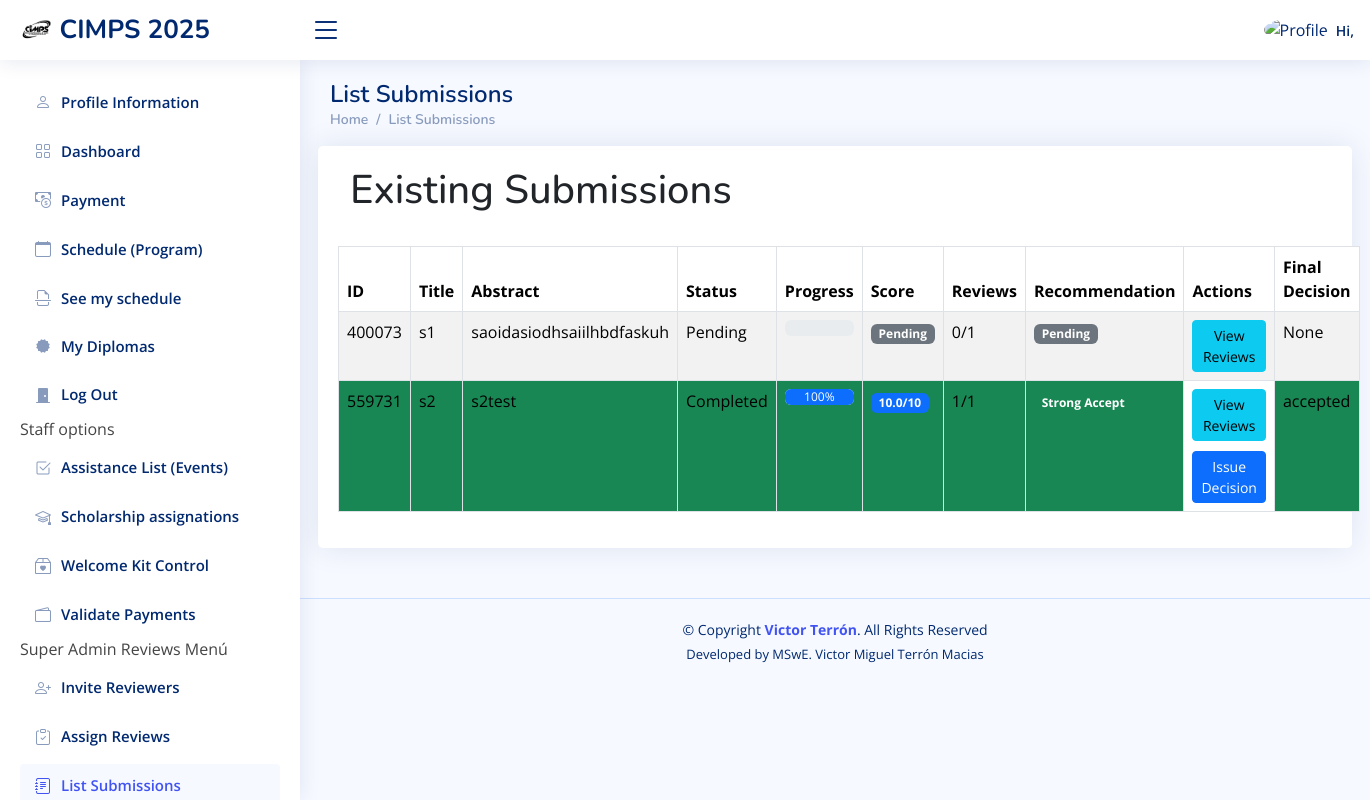
The page /listSubmissions/ (signed in) on the database its author committed.
### mainApplication/models.py (models this page shows, shortened)
class Submission(models.Model):
    PUBLICATION_TYPES = [
        ('IEEE', 'IEEE'),
        ('Springer', 'Springer'),
        ('Other', 'Other'),
    ]
    DECISION_STATUSES = [
        ('pending', 'Pending'),
        ('rejected', 'Rejected'),
        ('minor_changes', 'Accepted with Minor Changes'),
        ('major_changes', 'Accepted with Major Changes'),
        ('accepted', 'Accepted'),
    ]
    submission_id = models.CharField(max_length=6, unique=True, default=generate_random_submission_id)
    user = models.ForeignKey(settings.AUTH_USER_MODEL, on_delete=models.CASCADE, related_name='submissions')
    title = models.CharField(max_length=255)
    publication_type = models.CharField(max_length=50, choices=PUBLICATION_TYPES)
    topic_areas = models.ManyToManyField(TopicArea, related_name='submissions')
    keywords = models.TextField(help_text="Comma-separated keywords.")
    abstract = models.TextField()
    comments = models.TextField(blank=True, null=True)
    created_at = models.DateTimeField(auto_now_add=True)
    updated_at = models.DateTimeField(auto_now=True)
    sent_for_review = models.BooleanField(default=False)
    reviewers = models.ManyToManyField(
        settings.AUTH_USER_MODEL,
        related_name='assigned_submissions',
        blank=True
    )  # Many-to-many relationship with reviewers
    is_withdrawn=models.BooleanField(default=False)
    assigned_reviewers=models.BooleanField(default=False)
    under_review = models.BooleanField(default=False)  # Status for being under review
    decision_issued = models.CharField(max_length=20,choices=DECISION_STATUSES,default='pending')  # Status for final decision issued
    final_decision = models.CharField(
        max_length=20,
        choices=DECISION_STATUSES,
        blank=True,
        null=True
    )
    review_round = models.PositiveIntegerField(default=1)  # Round of review
    def get_completed_reviews_count(self):
        return self.review_set.filter(review_completed=True).count()
    def get_total_reviews_count(self):
        return self.reviewers.count()
    def calculate_average_score(self):
        completed_reviews = self.review_set.filter(review_completed=True)
        if not completed_reviews.exists():
            return None
        review_scores = [review.calculate_score() for review in completed_reviews if review.calculate_score() is not None]
        if not review_scores:  # Si no hay scores válidos después de filtrar None
            return None
        average_score = sum(review_scores) / len(review_scores)
        return round(average_score, 2)
    def get_review_summary(self):
        completed_reviews = self.review_set.filter(review_completed=True)
        total_reviews = completed_reviews.count()
        if not total_reviews:
            return None
        recommendations = {
            'must_accept': 0,
            'clear_accept': 0,
            'marginal_accept': 0,
            'marginal_reject': 0,
            'probable_reject': 0,
            'reject': 0
        }
        for review in completed_reviews:
            recommendations[review.recommendation] += 1
        percentages = {
            key: (count / total_reviews) * 100
            for key, count in recommendations.items()
        }
        return {
            'total_reviews': total_reviews,
            'counts': recommendations,
            'percentages': percentages
        }
    def get_review_status(self):
        total_reviews = self.get_total_reviews_count()
        if total_reviews == 0:
            return "Not Assigned", 0
        completed_reviews = self.get_completed_reviews_count()
        completion_percentage = (completed_reviews / total_reviews) * 100
        if completed_reviews == 0:
            return "Pending", completion_percentage
        elif completed_reviews < total_reviews:
            return "In Progress", completion_percentage
        else:
            return "Completed", completion_percentage
    def get_final_recommendation(self):
        summary = self.get_review_summary()
        if not summary:
            return None
        average_score = self.calculate_average_score()
        if average_score is None:
            return None
        accept_percentage = (
            summary['percentages'].get('must_accept', 0) +
            summary['percentages'].get('clear_accept', 0) +
            summary['percentages'].get('marginal_accept', 0)
        )
        reject_percentage = (
            summary['percentages'].get('reject', 0) +
            summary['percentages'].get('probable_reject', 0) +
            summary['percentages'].get('marginal_reject', 0)
        )
        if average_score >= 8.5 and summary['percentages'].get('must_accept', 0) > 30:
            return "Strong Accept"
        elif average_score >= 7 and accept_percentage > 60:
            return "Accept"
        elif average_score >= 5 and accept_percentage > reject_percentage:
            return "Weak Accept"
        elif average_score < 3 or reject_percentage > 70:
            return "Strong Reject"
        elif reject_percentage > accept_percentage:
            return "Reject"
        else:
            return "Borderline"

### mainApplication/views.py (the view)
# urls.py: path('listSubmissions/', views.listSubmissions, name='listSubmissions'),#revertToDraftStatus
@superuser_required
def listSubmissions(request):
    submissions = Submission.objects.all().prefetch_related(
        'reviewers',
        'review_set'
    )
    submission_data = []
    for submission in submissions:
        status, completion_percentage = submission.get_review_status()
        review_summary = submission.get_review_summary()
        submission_data.append({
            'submission': submission,
            'status': status,
            'completion_percentage': completion_percentage,
            'average_score': submission.calculate_average_score(),
            'completed_reviews': submission.get_completed_reviews_count(),
            'total_reviews': submission.get_total_reviews_count(),
            'review_summary': review_summary,
            'final_recommendation': submission.get_final_recommendation()
        })
    context = {
        'submission_data': submission_data,
    }
    return render(request, 'listSubmissions.html', context)

### mainApplication/context_processors.py (called while the page is built)
def user_context(request):
    if request.user.is_authenticated:
        return get_user_context_data(request)
    return {}

### mainApplication/templates/listSubmissions.html (shortened to what this page needs)
{% extends "base.html"%}{% load static %}{% load socialaccount %}
{% block content %}
<body>
    <div class="pagetitle">
      <h1>List Submissions</h1>
      <nav>
        <ol class="breadcrumb">
          <li class="breadcrumb-item"><a href="#" style="text-decoration: none;">Home</a></li>
          <li class="breadcrumb-item active"><a href="#" style="text-decoration: none;">List Submissions</a></li>
        </ol>
      </nav>
    </div>
    <section class="section dashboard">
      <div class="row">
        <div class="col-lg-12">
          <div class="row">
            <div class="card">
              <div class="card-body">
                <div class="row">
                    <h1 class="bold-extra extra-bold-roboto" style="margin-top: 20px;">Existing Submissions</h1>
                </div>
                <div class="row">
                  <table class="table table-bordered table-striped mt-4">
                      <thead>
                          <tr>
                              <th>ID</th>
                              <th>Title</th>
                              <th>Abstract</th>
                              <th>Status</th>
                              <th>Progress</th>
                              <th>Score</th>
                              <th>Reviews</th>
                              <th>Recommendation</th>
                              <th>Actions</th>
                              <th>Final Decision</th>
                          </tr>
                      </thead>
                      <tbody>
                          {% for data in submission_data %}
                          <tr class="{% if data.submission.is_withdrawn %} bg-secondary {%elif data.submission.final_decision == 'accepted' %} bg-success {% elif data.submission.final_decision == 'rejected' %} bg-danger {% endif%}"">
                              <td class="{% if data.submission.is_withdrawn %} bg-secondary {%elif data.submission.final_decision == 'accepted' %} bg-success {% elif data.submission.final_decision == 'rejected' %} bg-danger {% endif%}"">{{ data.submission.submission_id }}</td>
                              <td  class="{% if data.submission.is_withdrawn %} bg-secondary {%elif data.submission.final_decision == 'accepted' %} bg-success {% elif data.submission.final_decision == 'rejected' %} bg-danger {% endif%}"">{{ data.submission.title }}</td>
                              <td  class="{% if data.submission.is_withdrawn %} bg-secondary {%elif data.submission.final_decision == 'accepted' %} bg-success {% elif data.submission.final_decision == 'rejected' %} bg-danger {% endif%}"">{{ data.submission.abstract }}</td>
                              <td  class="{% if data.submission.is_withdrawn %} bg-secondary {%elif data.submission.final_decision == 'accepted' %} bg-success {% elif data.submission.final_decision == 'rejected' %} bg-danger {% endif%}">{{ data.status }}</td>
                              <td  class="{% if data.submission.is_withdrawn %} bg-secondary {%elif data.submission.final_decision == 'accepted' %} bg-success {% elif data.submission.final_decision == 'rejected' %} bg-danger {% endif%}"">
                                  <div class="progress">
                                      <div class="progress-bar" role="progressbar"
                                           style="width: {{ data.completion_percentage }}%"
                                           aria-valuenow="{{ data.completion_percentage }}"
                                           aria-valuemin="0" aria-valuemax="100">
                                          {{ data.completion_percentage|floatformat:0 }}%
                                      </div>
                                  </div>
                              </td>
                              <td  class="{% if data.submission.is_withdrawn %} bg-secondary {%elif data.submission.final_decision == 'accepted' %} bg-success {% elif data.submission.final_decision == 'rejected' %} bg-danger {% endif%}">
                                  {% if data.average_score %}
                                      <span class="badge bg-primary">{{ data.average_score }}/10</span>
                                  {% else %}
                                      <span class="badge bg-secondary">Pending</span>
                                  {% endif %}
                              </td>
                              <td  class="{% if data.submission.is_withdrawn %} bg-secondary {%elif data.submission.final_decision == 'accepted' %} bg-success {% elif data.submission.final_decision == 'rejected' %} bg-danger {% endif%}">{{ data.completed_reviews }}/{{ data.total_reviews }}</td>
                              <td  class="{% if data.submission.is_withdrawn %} bg-secondary {%elif data.submission.final_decision == 'accepted' %} bg-success {% elif data.submission.final_decision == 'rejected' %} bg-danger {% endif%}">
                                  {% if data.final_recommendation %}
                                      <span class="badge
                                          {% if data.final_recommendation == 'Strong Accept' %}bg-success
                                          {% elif data.final_recommendation == 'Accept' %}bg-info
                                          {% elif data.final_recommendation == 'Weak Accept' %}bg-primary
                                          {% elif data.final_recommendation == 'Reject' %}bg-warning
                                          {% elif data.final_recommendation == 'Strong Reject' %}bg-danger
                                          {% else %}bg-secondary{% endif %}">
                                          {{ data.final_recommendation }}
                                      </span>
                                  {% else %}
                                      <span class="badge bg-secondary">Pending</span>
                                  {% endif %}
                              </td>
                              <td>
                                {% if not data.submission.is_withdrawn %}
                                <button class="btn btn-info btn-sm" data-bs-toggle="modal" data-bs-target="#reviewsModal{{ data.submission.submission_id }}" >
                                  View Reviews
                              </button> <br>
                              {% if data.final_recommendation %}
                              <button class="btn btn-primary btn-sm" data-bs-toggle="modal" data-bs-target="#decisionModal{{ data.submission.submission_id }}" style="margin-top: 10px;">
                                Issue Decision
                              </button>
                              <br>
                              {% endif %}
                                {%else%}
                                Withdrawn Submission
                                {% endif%}
                              </td>
                              <td  class="{% if data.submission.is_withdrawn %} bg-secondary {%elif data.submission.final_decision == 'accepted' %} bg-success {% elif data.submission.final_decision == 'rejected' %} bg-danger {% endif%}"">{{ data.submission.final_decision }}</td>
                          </tr>
                          {% endfor %}
                      </tbody>
                  </table>
                </div>
              </div>
            </div>
        </div>
      </div>
    </section>
  </main>
</body>
{%endblock%}

### mainApplication/static/assets/css/style.css (style rules this page uses)
:root { scroll-behavior: smooth; }
body { font-family: "Open Sans", sans-serif; background: #f6f9ff; color: #444444; }
a { color: #4154f1; text-decoration: none; }
h1, h2, h3, h4, h5, h6 { font-family: "Nunito", sans-serif; }
.pagetitle { margin-bottom: 10px; }
.pagetitle h1 { font-size: 24px; margin-bottom: 0; font-weight: 600; color: #012970; }
.card { margin-bottom: 30px; border: none; border-radius: 5px; box-shadow: 0px 0 30px rgba(1, 41, 112, 0.1); }
.card-body { padding: 0 20px 20px 20px; }
.breadcrumb { font-size: 14px; font-family: "Nunito", sans-serif; color: #899bbd; font-weight: 600; }
.breadcrumb a { color: #899bbd; transition: 0.3s; }
.breadcrumb .breadcrumb-item::before { color: #899bbd; }
.breadcrumb .active { color: #51678f; font-weight: 600; }

### rows shown on the page
Submission: submission.submission_id "400073", submission "s1", submission.abstract "saoidasiodhsaiilhbdfaskuh", status "Pending", completed_reviews "0", total_reviews "1", submission.final_decision "None"
Submission: submission.submission_id "559731", submission "s2", submission.abstract "s2test", status "Completed", {{ data.completion_percentage }} 100.0 (drawn), completion_percentage "100", average_score "10.0", completed_reviews "1", total_reviews "1", final_recommendation "Strong Accept", submission.final_decision "accepted"
